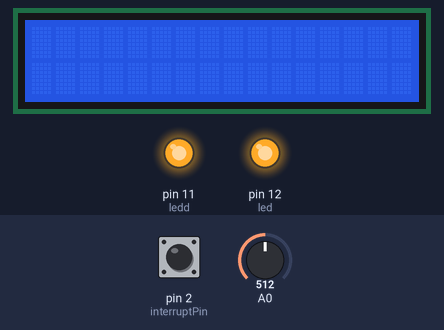
Bench run of a sketch on a simulated Arduino Uno, built with avr-gcc and run on an emulated ATmega328P. Shown: 16×2 character LCD, output pins drawn as LEDs (lit = HIGH). Inputs (shaded band) come from the test bench; at power-on: pin 2 (interruptPin) LOW, A0 = 512. What the sketch prints to the serial monitor is not drawn.

Above: at 1.2 s.
1.3 s: pin 2 (interruptPin) pulled HIGH for 0.15 s
At 2.8 s:
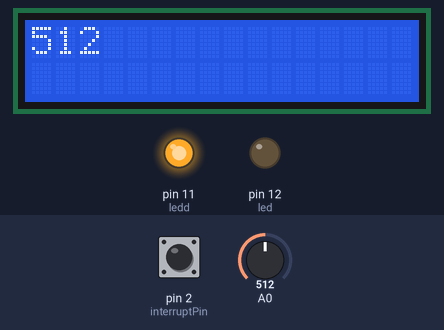
At 3.8 s:
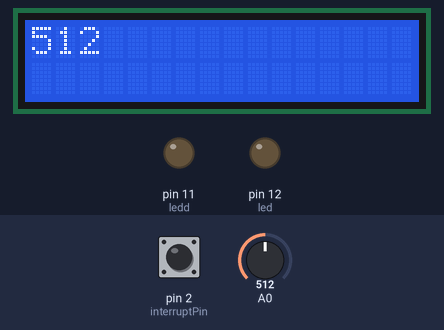
4.4 s: pin 2 (interruptPin) pulsed HIGH 2 times (0.12 s each, 0.3 s apart)
6.5 s: pin 2 (interruptPin) pulsed HIGH 5 times (0.12 s each, 0.3 s apart)
At 8.8 s:
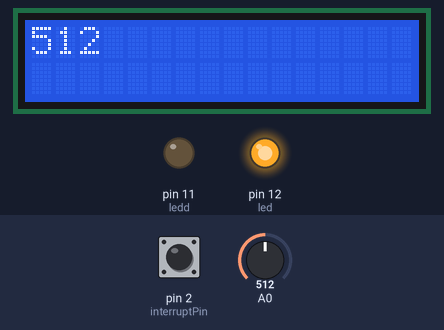
Timing chart, 0 to 15.5 s (numbered marks = the images above; inputs shaded):
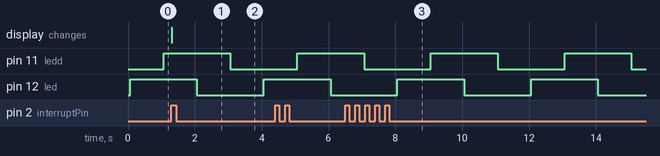

Measured:
- after the input at 1.3 s, the display: changes at once (image 1)
- by itself, pin 11 (ledd), pin 12 (led): alternates HIGH for 2.0 s and LOW for 2.0 s

The sketch:

extint-display.ino
```cpp
#include<LiquidCrystal.h>

#define led 12         //first led
#define  ledd 11
#define interruptPin 2
int state = 0;
int a;

LiquidCrystal lcd (10,9,8,7,6,5);

void setup()
{
  lcd.begin (16,2);
  Serial.begin (9600);
  pinMode (led, OUTPUT);
  pinMode (ledd, OUTPUT);
  pinMode(interruptPin, INPUT);
  attachInterrupt(digitalPinToInterrupt(interruptPin),function,RISING); // this is interrupt declared line: rising-- when the button press and release ,the interrupt function will be worked.

}


void function()
{
  lcd.clear();
  lcd.setCursor  (0,0);
  a = analogRead (A0);
  lcd.print (a);
  if(a>=500)
  {
    Serial.print("EMERGENCY");
  }

}

void loop()
{
  digitalWrite (led,HIGH);
  delay(1000);
  digitalWrite (ledd,HIGH);
  delay(1000);
  digitalWrite (led,LOW);
  delay(1000);
  digitalWrite (ledd,LOW);
  delay(1000);
}
```
